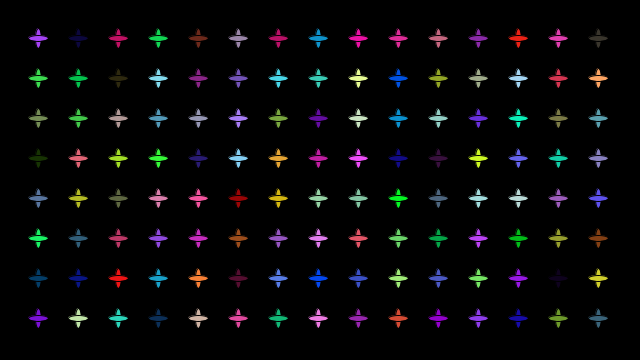
Frame 1 (no input)
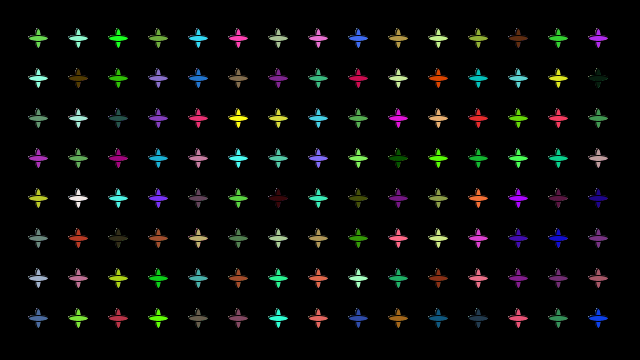
Frame 60 (the mouse pressed at the canvas centre just before this capture)
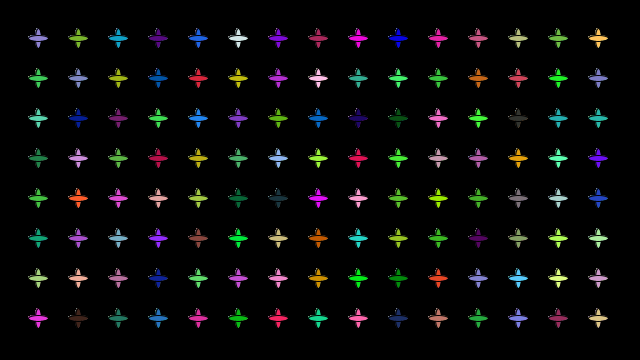
Frame 120 (the mouse held since frame 60 and released just before this capture)

The Processing sketch that drew these frames (run headless with seeded random() and noise(); from frame 60 on, the mouse is pressed at the canvas centre):

// Processing sketch: processing_187341
// ── processing_187341.pde



void setup() {
size(640, 360);
background(0);
frameRate(4);

}


void draw() {
  shiningFlowers();
}
int gridSize = 40;

void shiningFlowers() {
for (int x= gridSize; x <= width - gridSize; x+= gridSize) {
  for (int y = gridSize; y <= height - gridSize; y += gridSize) {
   
    smooth();
    fill(random(0,255), random(0, 255), random(0, 255));
    ellipse(x-2, y-2, 6, 20);
    ellipse(x-2, y-2, 20, 6);
    
  }
}
}

void mousePressed() {
  for (int x= gridSize; x <= width - gridSize; x+= gridSize) {
  for (int y = gridSize; y <= height - gridSize; y += gridSize) {
   
  background(random(150, 255), random(150, 255), random(150, 255));
  shiningFlowers();
  
   }
  }
}
